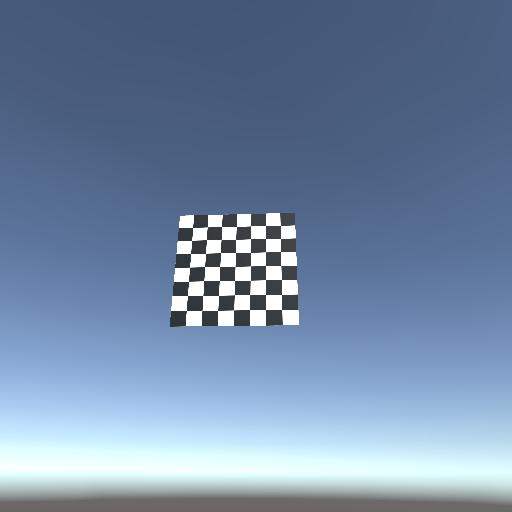
//> input picture Unity/Calibrate/test.jpg, 512 x 512 px
$ ./test_findchessboard   (built with g++ and OpenCV 4)
//> lines starting //> are read from the running program, lines starting //| are printed output that depends on the picture; after the words box and inside, x2 and y2 are one past the last pixel; in counts of white or black regions, pixels touching at a corner belong together
//
// Created by 赵磊 on 2017/4/25.
//
#include "opencv2/opencv.hpp"
#include <vector>
#include "stdio.h"
using namespace cv;

int main()
{
    Mat inImage;
    inImage = imread("test.jpg",IMREAD_COLOR);
//> inImage is the input picture: 512 rows x 512 cols, CV_8UC3; mean B, G, R 165.8, 136.1, 114

    bool findboard = false;
    std::vector<Point2f> cornors;
    findboard = findChessboardCorners(inImage,Size(7,7),cornors,CALIB_CB_ADAPTIVE_THRESH + CALIB_CB_NORMALIZE_IMAGE
                                                                + CALIB_CB_FAST_CHECK);
//> findboard = true; cornors = 49 Points (x, y), first 12: [192.5, 227.5], [207.6, 226.5], [221.5, 226.5], [236.5, 226.5], [250.5, 225.8], [265.4, 225.4], [280.6, 225.4], [191.5, 240.5], [206.5, 239.5], [221.5, 239.5], [235.5, 239.5], [250.5, 238.5]
    if (!findboard)
    {
        printf("There is no chessboard!!!!");
        return 1;
    }
    int index = 0;
    for (auto iter = cornors.begin(); iter != cornors.end(); ++iter)
    {
        printf("the point %d is (%.2f,%.2f)\n",index,iter->x,iter->y);
                index++;
    }
//> this loop made 49 passes
//| the point 0 is (192.46,227.51)
//| the point 1 is (207.55,226.50)
//| the point 2 is (221.50,226.51)
//| the point 3 is (236.51,226.49)
//| the point 4 is (250.53,225.78)
//| the point 5 is (265.43,225.42)
//| the point 6 is (280.60,225.40)
//| the point 7 is (191.49,240.50)
//> (output is shown up to pass 8 of 49)
//> after the loop, index = 49
    namedWindow("Image");
    drawChessboardCorners(inImage,Size(7,7),cornors,findboard);
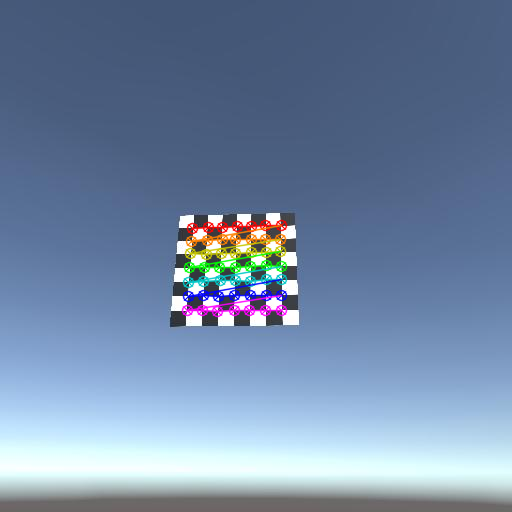
//> inImage: 512 rows x 512 cols, CV_8UC3; 2.62% of pixels changed, all inside (x1, y1, x2, y2) = (181, 219, 288, 318)
    circle(inImage,Point(500,500),5,Scalar(255.0,0,0));
//> inImage: 512 rows x 512 cols, CV_8UC3; 28 pixels changed, all inside (x1, y1, x2, y2) = (495, 495, 506, 506)

    imshow("Image",inImage);
    bool bNext =false;
    auto iter = cornors.begin();

    while(true)
    {
        if (bNext)
        {
            if (iter == cornors.end()) return 0;
            Point pos((int)iter->x, (int)iter->y);
            Mat frame;
            inImage.copyTo(frame);
            circle(frame,pos,5,Scalar(0,255,0));
            imshow("Image",frame);
            bNext = false;
            iter++;

        }


        int code = waitKey(200);
//> the Esc key is pressed
        if (code == 27)
//> (the run ends here: the program exits with an error code, at `return 1;`)
